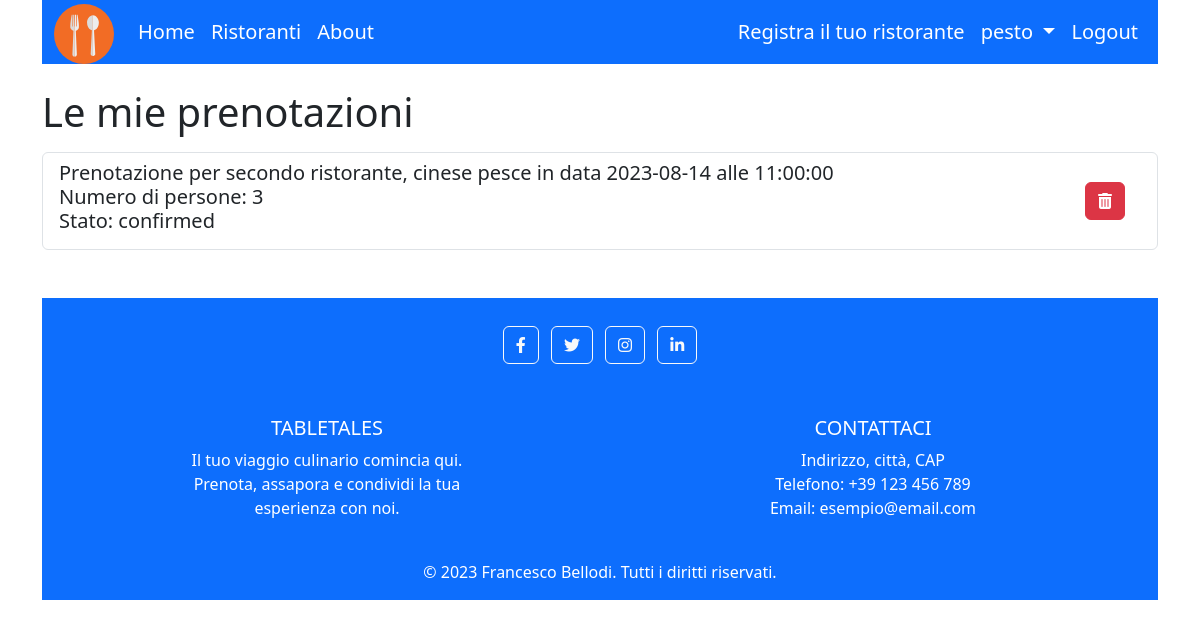
Before: /user/reservations/ (signed in) with the older database file.
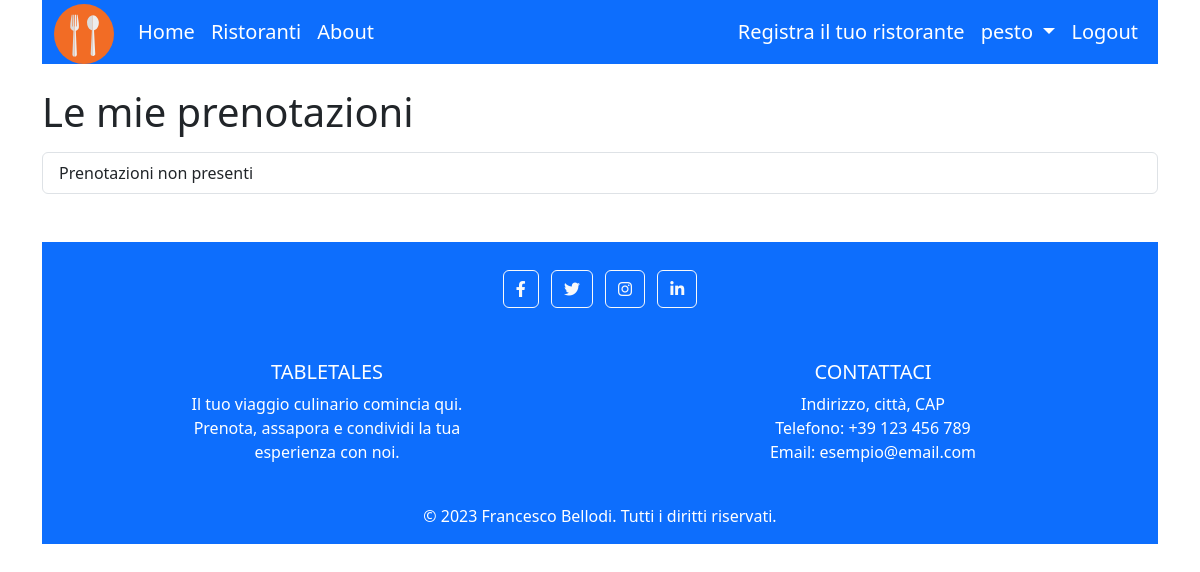
After: the same page with the newer database file.
### reservationsApp/models.py (models this page shows, shortened)
class Reservation(models.Model):
    restaurant = models.ForeignKey(Restaurant, on_delete=models.CASCADE)
    username = models.ForeignKey(settings.AUTH_USER_MODEL, on_delete=models.CASCADE)
    reservation_date = models.DateTimeField()
    entry_date = models.DateTimeField(auto_now_add=True)
    STATUS_CHOICES = [
        ('confirmed', 'Confermata'),
        ('pending', 'In attesa'),
        ('cancelled', 'Cancellata'),
    ]
    status = models.CharField(max_length=20, choices=STATUS_CHOICES)
    how_many = models.IntegerField(validators=[MinValueValidator(1)])
    def str_for_logged_user(self):
        return linebreaksbr(
            f"Prenotazione per {self.restaurant} "
            f"in data {self.reservation_date.date()} alle {self.reservation_date.time()}"
            f"\n Numero di persone: {self.how_many}"
            f"\n Stato: {self.status}"
        )

### restaurantsApp/models.py (models this page shows, shortened)
class Restaurant(models.Model):
    restaurantID = models.IntegerField(primary_key=True)
    owner = models.ForeignKey(settings.AUTH_USER_MODEL, on_delete=models.CASCADE)
    name = models.CharField(max_length=100)
    address = models.CharField(max_length=200)
    phone_number = PhoneNumberField()
    cuisine_type = models.CharField(max_length=200)
    meal_type = models.CharField(max_length=200)
    max_booking = models.IntegerField(default=100)
    average_rating = models.FloatField(default=0, null=True)
    def __str__(self):
        return self.name

### reservationsApp/views.py (the view)
# urls.py: path('reservations/', UserReservationsView.as_view(), name='user_reservations'),
class UserReservationsView(LoginRequiredMixin, ListView):
    model = Reservation
    template_name = 'user-object-list.html'
    context_object_name = 'objects'
    def get_context_data(self, **kwargs):
        context = super().get_context_data(**kwargs)
        context["obj_delete"] = 'reservation_delete'
        context["title_page"] = 'Le mie prenotazioni'
        context["obj_name"] = 'Prenotazioni'
        return context
    def get_queryset(self):
        user = self.request.user
        return Reservation.objects.filter(username=user)

### mixins/user_mixins.py (called while the page is built)
    def test_func(self):
        return self.request.user.is_authenticated

### templates/user-object-list.html (shortened to what this page needs)
{% extends "base.html" %}
{% load django_bootstrap5 %}
{% block content %}
    <h1>{{ title_page }}</h1>
    <ul class="list-group mt-3">
    {% for obj in objects %}
      <li class="list-group-item">
        <div class="d-flex justify-content-between align-items-center">
          <h5>{{ obj.str_for_logged_user }}</h5>
          <div class="d-flex">
            <form action="{% url obj_delete obj.pk %}" method="post" class="me-3 ">
                <button type="submit" class="btn btn-danger" onclick="return confirm('Sicuro di voler eliminare?')">
                    <i class="fas fa-trash-alt"></i>
                </button>
            </form>
          </div>
        </div>
      </li>
    {% empty %}
      <li class="list-group-item">{{ obj_name }} non presenti</li>
    {% endfor %}
    </ul>
{% endblock %}

### templates/base.html (shortened to what this page needs)
{% load django_bootstrap5 %}
{% load static %}
<!DOCTYPE html>
<html lang="en">
<head>
  {% bootstrap_css %}
  <link rel="stylesheet" href="https://cdnjs.cloudflare.com/ajax/libs/font-awesome/6.4.0/css/all.min.css">
</head>
<body>
  <div class="container">
    <header class="mb-4">
      {% include 'navbar.html' %}
    </header>
    <main class="my-4">
      {% block content %}{% endblock %}
    </main>
<footer class="text-center text-white bg-primary mt-5">
    <div class="container pt-4">
        <section class="mb-4">
            <a class="btn btn-outline-light btn-floating m-1" href="#!" role="button"><i class="fab fa-facebook-f"></i></a>
            <a class="btn btn-outline-light btn-floating m-1" href="#!" role="button"><i class="fab fa-twitter"></i></a>
            <a class="btn btn-outline-light btn-floating m-1" href="#!" role="button"><i class="fab fa-instagram"></i></a>
            <a class="btn btn-outline-light btn-floating m-1" href="#!" role="button"><i class="fab fa-linkedin-in"></i></a>
        </section>
    </div>
    <div class="container p-4">
        <section>
            <div class="row">
                <div class="col-lg-6 col-md-6 mb-4 mb-md-0">
                    <h5 class="text-uppercase">TableTales</h5>
                    <p class="mx-5 px-5">
                      Il tuo viaggio culinario comincia qui.
                      Prenota, assapora e condividi la tua esperienza con noi.
                    </p>
                </div>
                <div class="col-lg-6 col-md-6 mb-4 mb-md-0">
                    <h5 class="text-uppercase">Contattaci</h5>
                    <p class="text-white">
                        Indirizzo, città, CAP<br>
                        Telefono: +39 123 456 789<br>
                        Email: esempio@email.com
                    </p>
                </div>
            </div>
        </section>
    </div>
        <section class="text-center text-white pb-3">
            © 2023 Francesco Bellodi. Tutti i diritti riservati.
        </section>
</footer>
  </div>
</body>
</html>

### templates/navbar.html (shortened to what this page needs)
{% load static %}
<nav class="navbar navbar-expand-lg bg-primary thick-navbar fs-5">
    <div class="container">
        <a class="navbar-brand text-white" href="/">
          <img src="{% static '/svg/tabletales-logo.svg' %}" height="60">
        </a>
        <div class="collapse navbar-collapse" id="navbarContent">
            <ul class="navbar-nav mr-auto">
                <li class="nav-item">
                    <a class="nav-link text-white" href="/">Home</a>
                </li>
                <li class="nav-item">
                    <a class="nav-link text-white" href="/restaurants/">Ristoranti</a>
                </li>
                <li class="nav-item">
                    <a class="nav-link text-white" href="/about/">About</a>
                </li>
            </ul>
            <ul class="navbar-nav ms-auto">
                {% if not user.is_authenticated %}
                    <li class="nav-item">
                        <a class="nav-link text-white" href="/accounts/signup/">Register</a>
                    </li>
                    <li class="nav-item">
                        <a class="nav-link text-white" href="{% url 'login' %}">Login</a>
                    </li>
                {% else %}
                    <li class="nav-item">
                        <a class="nav-link text-white" href="{% url 'restaurant_create' %}">Registra il tuo ristorante</a>
                    </li>
                    <li class="nav-item dropdown">
                        <a class="nav-link dropdown-toggle text-white" href="#" id="navbarDropdownMenuLink" role="button" data-bs-toggle="dropdown" aria-expanded="false">
                            {{ user.username }}
                        </a>
                    </li>
                    <li class="nav-item">
                        <a class="nav-link text-white" href="{% url 'logout' %}">Logout</a>
                    </li>
                {% endif %}
            </ul>
        </div>
    </div>
</nav>

### templates/navbar.html (style rules this page uses)
.thick-navbar { height: 8vh; line-height: 100px; }

Changed rows visible on the page:
removed Reservation: str_for_logged_user "Prenotazione per secondo ristorante, cinese pesce in data 2023-08-14 alle 11:00:00 Numero di persone: 3 Stato: confirmed"
Other visible differences:
{{ obj_name }}: (not shown) → "Prenotazioni"
text now shown: "non presenti"
